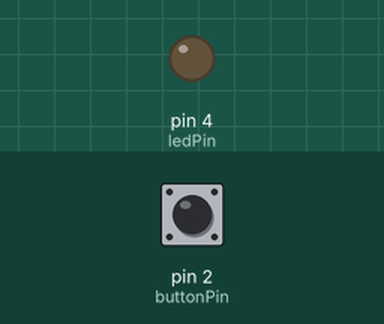
This sketch was run on a simulated Arduino Uno, built with avr-gcc and run on an emulated ATmega328P. On the bench: output pins drawn as LEDs (lit = HIGH). The inputs (shaded band) are chosen by the test bench; at power-on: pin 2 (buttonPin) HIGH.

Above: at 1.2 s.
1.3 s: pin 2 (buttonPin) pulled LOW for 0.15 s
At 1.37 s:
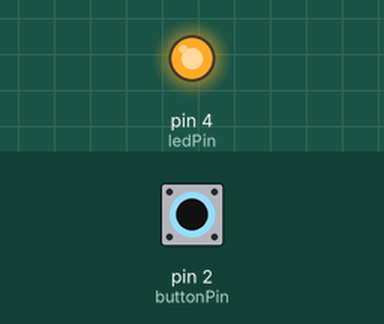
2.9 s: pin 2 (buttonPin) pulled LOW for 3.2 s
At 6.4 s:
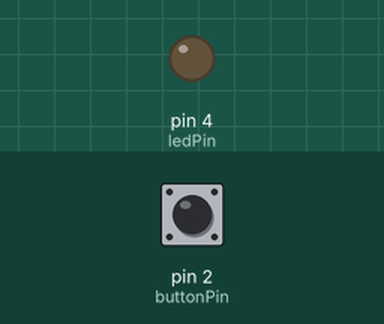
Timing chart, 0 to 7.9 s (numbered marks = the images above; inputs shaded):
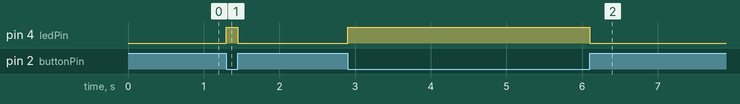

The sketch:

semana04-0307a.ino
```cpp
/**
  * "Un boton que enciende un led mientras se presiona"
  *
  * const se refiere a variables que no queremos cambiar su valor
  * De esta manera no cometeremos errores de valor entre tarjeta y código
  *
  * INPUT_PULLUP define al boton como
  *   LOW cuando no hace contacto estando fisicamente ABAJO
  *   HIGH cuando esta arriba estando fisicamente ARRIBA
  * estos valores son inverson en general cuando se usan otros inputs digitales
  * como conecciones entre circuitos accionados por noDedos
  */

const int buttonPin = 2;  // constante Pin del botón
const int ledPin = 4;    // constnate Pin del LED

int ledState = LOW;       // Estado actual del LED
int buttonState = 0;      // Variable para almacenar el estado del botón

void setup() {
  pinMode(buttonPin, INPUT_PULLUP); // Configurar el pin del botón como entrada
  pinMode(ledPin, OUTPUT);   // Configurar el pin del LED como salida
}

void loop() {
  // Leer el estado actual del botón
  buttonState = digitalRead(buttonPin);

  // Comprobar si el estado del botón ha cambiado
  if (buttonState == 0) {
      digitalWrite(ledPin, HIGH);
  } else {
      digitalWrite(ledPin, LOW);
  }
}
```

Measured:
- after the input at 1.3 s, pin 4 (ledPin): LOW → HIGH at once, → LOW 0.15 s later
- after the input at 2.9 s, pin 4 (ledPin): LOW → HIGH at once, → LOW 3.2 s later
